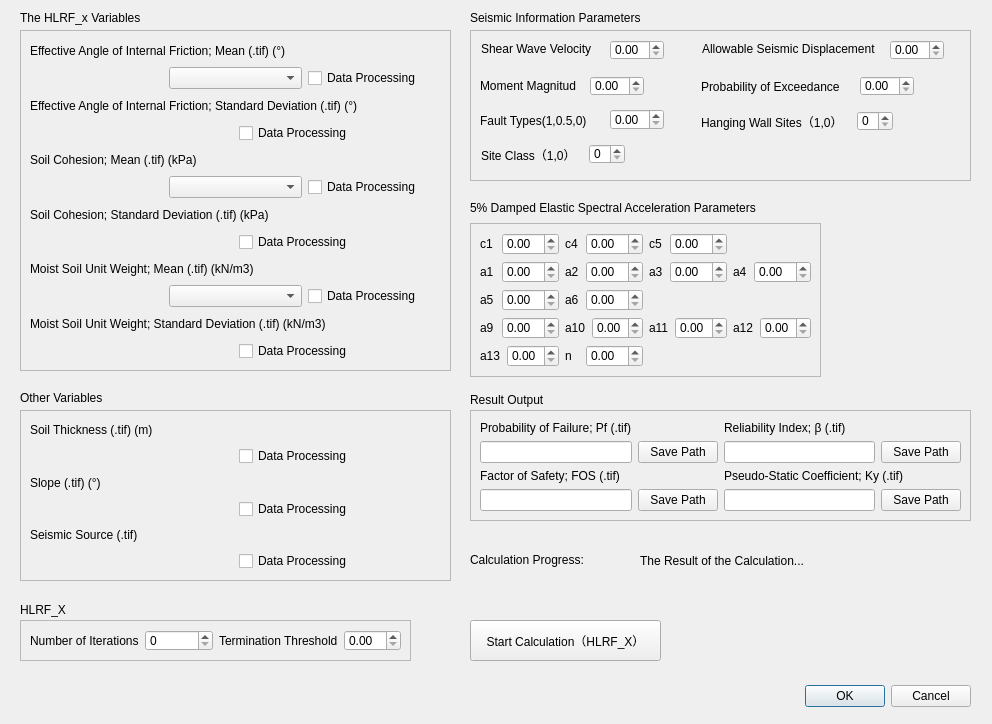
<?xml version="1.0" encoding="UTF-8"?>
<ui version="4.0">
 <author>TongBin</author>
 <class>Qu_Yu_Hua_PoDialogBase</class>
 <widget class="QDialog" name="Qu_Yu_Hua_PoDialogBase">
  <property name="geometry">
   <rect>
    <x>0</x>
    <y>0</y>
    <width>992</width>
    <height>724</height>
   </rect>
  </property>
  <property name="windowTitle">
   <string>QGIS_FORM</string>
  </property>
  <property name="locale">
   <locale language="English" country="UnitedKingdom"/>
  </property>
  <widget class="QDialogButtonBox" name="button_box">
   <property name="geometry">
    <rect>
     <x>790</x>
     <y>680</y>
     <width>181</width>
     <height>32</height>
    </rect>
   </property>
   <property name="orientation">
    <enum>Qt::Horizontal</enum>
   </property>
   <property name="standardButtons">
    <set>QDialogButtonBox::Cancel|QDialogButtonBox::Ok</set>
   </property>
  </widget>
  <widget class="QFrame" name="frame">
   <property name="geometry">
    <rect>
     <x>20</x>
     <y>30</y>
     <width>431</width>
     <height>341</height>
    </rect>
   </property>
   <property name="frameShape">
    <enum>QFrame::StyledPanel</enum>
   </property>
   <property name="frameShadow">
    <enum>QFrame::Raised</enum>
   </property>
   <layout class="QGridLayout" name="gridLayout_4">
    <item row="0" column="0">
     <layout class="QVBoxLayout" name="verticalLayout_10">
      <item>
       <layout class="QVBoxLayout" name="verticalLayout">
        <item>
         <widget class="QLabel" name="label">
          <property name="text">
           <string>Effective Angle of Internal Friction; Mean (.tif) (°)</string>
          </property>
          <property name="textFormat">
           <enum>Qt::AutoText</enum>
          </property>
         </widget>
        </item>
        <item>
         <layout class="QHBoxLayout" name="horizontalLayout">
          <item>
           <widget class="QgsFileWidget" name="mQgsFileWidget"/>
          </item>
          <item>
           <widget class="QComboBox" name="comboBox_phi"/>
          </item>
          <item>
           <widget class="QCheckBox" name="checkBox">
            <property name="text">
             <string>Data Processing</string>
            </property>
           </widget>
          </item>
         </layout>
        </item>
       </layout>
      </item>
      <item>
       <layout class="QVBoxLayout" name="verticalLayout_2">
        <item>
         <widget class="QLabel" name="label_3">
          <property name="text">
           <string>Effective Angle of Internal Friction; Standard Deviation (.tif) (°)</string>
          </property>
         </widget>
        </item>
        <item>
         <layout class="QHBoxLayout" name="horizontalLayout_2">
          <item>
           <widget class="QgsFileWidget" name="mQgsFileWidget_2"/>
          </item>
          <item>
           <widget class="QCheckBox" name="checkBox_2">
            <property name="text">
             <string>Data Processing</string>
            </property>
           </widget>
          </item>
         </layout>
        </item>
       </layout>
      </item>
      <item>
       <layout class="QVBoxLayout" name="verticalLayout_3">
        <item>
         <widget class="QLabel" name="label_4">
          <property name="text">
           <string>Soil Cohesion; Mean (.tif) (kPa)</string>
          </property>
         </widget>
        </item>
        <item>
         <layout class="QHBoxLayout" name="horizontalLayout_3">
          <item>
           <widget class="QgsFileWidget" name="mQgsFileWidget_3"/>
          </item>
          <item>
           <widget class="QComboBox" name="comboBox_c"/>
          </item>
          <item>
           <widget class="QCheckBox" name="checkBox_3">
            <property name="text">
             <string>Data Processing</string>
            </property>
           </widget>
          </item>
         </layout>
        </item>
       </layout>
      </item>
      <item>
       <layout class="QVBoxLayout" name="verticalLayout_4">
        <item>
         <widget class="QLabel" name="label_5">
          <property name="text">
           <string>Soil Cohesion; Standard Deviation (.tif) (kPa)</string>
          </property>
         </widget>
        </item>
        <item>
         <layout class="QHBoxLayout" name="horizontalLayout_4">
          <item>
           <widget class="QgsFileWidget" name="mQgsFileWidget_4"/>
          </item>
          <item>
           <widget class="QCheckBox" name="checkBox_4">
            <property name="text">
             <string>Data Processing</string>
            </property>
           </widget>
          </item>
         </layout>
        </item>
       </layout>
      </item>
      <item>
       <layout class="QVBoxLayout" name="verticalLayout_6">
        <item>
         <widget class="QLabel" name="label_7">
          <property name="text">
           <string>Moist Soil Unit Weight; Mean (.tif) (kN/m3)</string>
          </property>
         </widget>
        </item>
        <item>
         <layout class="QHBoxLayout" name="horizontalLayout_6">
          <item>
           <widget class="QgsFileWidget" name="mQgsFileWidget_6"/>
          </item>
          <item>
           <widget class="QComboBox" name="comboBox_suw"/>
          </item>
          <item>
           <widget class="QCheckBox" name="checkBox_6">
            <property name="text">
             <string>Data Processing</string>
            </property>
           </widget>
          </item>
         </layout>
        </item>
       </layout>
      </item>
      <item>
       <layout class="QVBoxLayout" name="verticalLayout_5">
        <item>
         <widget class="QLabel" name="label_6">
          <property name="text">
           <string>Moist Soil Unit Weight; Standard Deviation (.tif) (kN/m3)</string>
          </property>
         </widget>
        </item>
        <item>
         <layout class="QHBoxLayout" name="horizontalLayout_5">
          <item>
           <widget class="QgsFileWidget" name="mQgsFileWidget_5"/>
          </item>
          <item>
           <widget class="QCheckBox" name="checkBox_5">
            <property name="text">
             <string>Data Processing</string>
            </property>
           </widget>
          </item>
         </layout>
        </item>
       </layout>
      </item>
     </layout>
    </item>
   </layout>
  </widget>
  <widget class="QFrame" name="frame_2">
   <property name="geometry">
    <rect>
     <x>470</x>
     <y>30</y>
     <width>501</width>
     <height>151</height>
    </rect>
   </property>
   <property name="frameShape">
    <enum>QFrame::StyledPanel</enum>
   </property>
   <property name="frameShadow">
    <enum>QFrame::Raised</enum>
   </property>
   <widget class="QDoubleSpinBox" name="doubleSpinBox">
    <property name="geometry">
     <rect>
      <x>120</x>
      <y>46</y>
      <width>54</width>
      <height>20</height>
     </rect>
    </property>
   </widget>
   <widget class="QLabel" name="label_13">
    <property name="geometry">
     <rect>
      <x>10</x>
      <y>40</y>
      <width>96</width>
      <height>31</height>
     </rect>
    </property>
    <property name="text">
     <string>Moment Magnitude</string>
    </property>
   </widget>
   <widget class="QDoubleSpinBox" name="doubleSpinBox_4">
    <property name="geometry">
     <rect>
      <x>140</x>
      <y>10</y>
      <width>54</width>
      <height>20</height>
     </rect>
    </property>
   </widget>
   <widget class="QLabel" name="label_16">
    <property name="geometry">
     <rect>
      <x>11</x>
      <y>11</y>
      <width>114</width>
      <height>16</height>
     </rect>
    </property>
    <property name="text">
     <string>Shear Wave Velocity</string>
    </property>
   </widget>
   <widget class="QDoubleSpinBox" name="doubleSpinBox_5">
    <property name="geometry">
     <rect>
      <x>140</x>
      <y>79</y>
      <width>54</width>
      <height>21</height>
     </rect>
    </property>
   </widget>
   <widget class="QLabel" name="label_17">
    <property name="geometry">
     <rect>
      <x>10</x>
      <y>80</y>
      <width>120</width>
      <height>21</height>
     </rect>
    </property>
    <property name="text">
     <string>Fault Types(1,0.5,0)</string>
    </property>
   </widget>
   <widget class="QLabel" name="label_18">
    <property name="geometry">
     <rect>
      <x>11</x>
      <y>114</y>
      <width>102</width>
      <height>21</height>
     </rect>
    </property>
    <property name="text">
     <string>Site Class（1,0）</string>
    </property>
   </widget>
   <widget class="QSpinBox" name="spinBox_2">
    <property name="geometry">
     <rect>
      <x>119</x>
      <y>114</y>
      <width>36</width>
      <height>20</height>
     </rect>
    </property>
   </widget>
   <widget class="QDoubleSpinBox" name="doubleSpinBox_2">
    <property name="geometry">
     <rect>
      <x>420</x>
      <y>10</y>
      <width>54</width>
      <height>20</height>
     </rect>
    </property>
   </widget>
   <widget class="QLabel" name="label_14">
    <property name="geometry">
     <rect>
      <x>232</x>
      <y>11</y>
      <width>180</width>
      <height>16</height>
     </rect>
    </property>
    <property name="text">
     <string>Allowable Seismic Displacement</string>
    </property>
   </widget>
   <widget class="QLabel" name="label_15">
    <property name="geometry">
     <rect>
      <x>231</x>
      <y>41</y>
      <width>150</width>
      <height>31</height>
     </rect>
    </property>
    <property name="text">
     <string>Probability of Exceedance</string>
    </property>
   </widget>
   <widget class="QDoubleSpinBox" name="doubleSpinBox_3">
    <property name="geometry">
     <rect>
      <x>390</x>
      <y>46</y>
      <width>54</width>
      <height>20</height>
     </rect>
    </property>
   </widget>
   <widget class="QLabel" name="label_38">
    <property name="geometry">
     <rect>
      <x>231</x>
      <y>81</y>
      <width>150</width>
      <height>21</height>
     </rect>
    </property>
    <property name="text">
     <string>Hanging Wall Sites（1,0）</string>
    </property>
   </widget>
   <widget class="QSpinBox" name="spinBox_4">
    <property name="geometry">
     <rect>
      <x>387</x>
      <y>81</y>
      <width>36</width>
      <height>20</height>
     </rect>
    </property>
   </widget>
  </widget>
  <widget class="QFrame" name="frame_3">
   <property name="geometry">
    <rect>
     <x>20</x>
     <y>620</y>
     <width>391</width>
     <height>41</height>
    </rect>
   </property>
   <property name="frameShape">
    <enum>QFrame::StyledPanel</enum>
   </property>
   <property name="frameShadow">
    <enum>QFrame::Raised</enum>
   </property>
   <layout class="QGridLayout" name="gridLayout_2">
    <item row="0" column="1">
     <layout class="QHBoxLayout" name="horizontalLayout_34">
      <item>
       <widget class="QLabel" name="label_39">
        <property name="text">
         <string>Termination Threshold</string>
        </property>
       </widget>
      </item>
      <item>
       <widget class="QDoubleSpinBox" name="doubleSpinBox_23"/>
      </item>
     </layout>
    </item>
    <item row="0" column="0">
     <layout class="QHBoxLayout" name="horizontalLayout_32">
      <item>
       <widget class="QLabel" name="label_37">
        <property name="text">
         <string>Number of Iterations</string>
        </property>
       </widget>
      </item>
      <item>
       <widget class="QSpinBox" name="spinBox"/>
      </item>
     </layout>
    </item>
   </layout>
  </widget>
  <widget class="QLabel" name="label_19">
   <property name="geometry">
    <rect>
     <x>640</x>
     <y>530</y>
     <width>281</width>
     <height>61</height>
    </rect>
   </property>
   <property name="text">
    <string>The Result of the Calculation...</string>
   </property>
  </widget>
  <widget class="QLabel" name="label_41">
   <property name="geometry">
    <rect>
     <x>470</x>
     <y>390</y>
     <width>81</width>
     <height>20</height>
    </rect>
   </property>
   <property name="text">
    <string>Result Output</string>
   </property>
  </widget>
  <widget class="QLabel" name="label_20">
   <property name="geometry">
    <rect>
     <x>470</x>
     <y>200</y>
     <width>381</width>
     <height>16</height>
    </rect>
   </property>
   <property name="text">
    <string>5% Damped Elastic Spectral Acceleration Parameters</string>
   </property>
  </widget>
  <widget class="QLabel" name="label_2">
   <property name="geometry">
    <rect>
     <x>470</x>
     <y>10</y>
     <width>191</width>
     <height>16</height>
    </rect>
   </property>
   <property name="text">
    <string>Seismic Information Parameters</string>
   </property>
  </widget>
  <widget class="QFrame" name="frame_4">
   <property name="geometry">
    <rect>
     <x>470</x>
     <y>223</y>
     <width>351</width>
     <height>154</height>
    </rect>
   </property>
   <property name="frameShape">
    <enum>QFrame::StyledPanel</enum>
   </property>
   <property name="frameShadow">
    <enum>QFrame::Raised</enum>
   </property>
   <layout class="QGridLayout" name="gridLayout">
    <item row="0" column="0">
     <layout class="QHBoxLayout" name="horizontalLayout_17">
      <item>
       <widget class="QLabel" name="label_21">
        <property name="text">
         <string>c1</string>
        </property>
       </widget>
      </item>
      <item>
       <widget class="QDoubleSpinBox" name="doubleSpinBox_8"/>
      </item>
     </layout>
    </item>
    <item row="0" column="1">
     <layout class="QHBoxLayout" name="horizontalLayout_18">
      <item>
       <widget class="QLabel" name="label_22">
        <property name="text">
         <string>c4</string>
        </property>
       </widget>
      </item>
      <item>
       <widget class="QDoubleSpinBox" name="doubleSpinBox_9"/>
      </item>
     </layout>
    </item>
    <item row="0" column="2">
     <layout class="QHBoxLayout" name="horizontalLayout_26">
      <item>
       <widget class="QLabel" name="label_30">
        <property name="text">
         <string>c5</string>
        </property>
       </widget>
      </item>
      <item>
       <widget class="QDoubleSpinBox" name="doubleSpinBox_17"/>
      </item>
     </layout>
    </item>
    <item row="1" column="0">
     <layout class="QHBoxLayout" name="horizontalLayout_25">
      <item>
       <widget class="QLabel" name="label_29">
        <property name="text">
         <string>a1</string>
        </property>
       </widget>
      </item>
      <item>
       <widget class="QDoubleSpinBox" name="doubleSpinBox_16"/>
      </item>
     </layout>
    </item>
    <item row="1" column="1">
     <layout class="QHBoxLayout" name="horizontalLayout_24">
      <item>
       <widget class="QLabel" name="label_28">
        <property name="text">
         <string>a2</string>
        </property>
       </widget>
      </item>
      <item>
       <widget class="QDoubleSpinBox" name="doubleSpinBox_15"/>
      </item>
     </layout>
    </item>
    <item row="1" column="2">
     <layout class="QHBoxLayout" name="horizontalLayout_23">
      <item>
       <widget class="QLabel" name="label_27">
        <property name="text">
         <string>a3</string>
        </property>
       </widget>
      </item>
      <item>
       <widget class="QDoubleSpinBox" name="doubleSpinBox_14"/>
      </item>
     </layout>
    </item>
    <item row="1" column="3">
     <layout class="QHBoxLayout" name="horizontalLayout_16">
      <item>
       <widget class="QLabel" name="label_26">
        <property name="text">
         <string>a4</string>
        </property>
       </widget>
      </item>
      <item>
       <widget class="QDoubleSpinBox" name="doubleSpinBox_13"/>
      </item>
     </layout>
    </item>
    <item row="2" column="0">
     <layout class="QHBoxLayout" name="horizontalLayout_21">
      <item>
       <widget class="QLabel" name="label_25">
        <property name="text">
         <string>a5</string>
        </property>
       </widget>
      </item>
      <item>
       <widget class="QDoubleSpinBox" name="doubleSpinBox_12"/>
      </item>
     </layout>
    </item>
    <item row="2" column="1">
     <layout class="QHBoxLayout" name="horizontalLayout_20">
      <item>
       <widget class="QLabel" name="label_24">
        <property name="text">
         <string>a6</string>
        </property>
       </widget>
      </item>
      <item>
       <widget class="QDoubleSpinBox" name="doubleSpinBox_11"/>
      </item>
     </layout>
    </item>
    <item row="3" column="0">
     <layout class="QHBoxLayout" name="horizontalLayout_19">
      <item>
       <widget class="QLabel" name="label_23">
        <property name="text">
         <string>a9</string>
        </property>
       </widget>
      </item>
      <item>
       <widget class="QDoubleSpinBox" name="doubleSpinBox_10"/>
      </item>
     </layout>
    </item>
    <item row="3" column="1">
     <layout class="QHBoxLayout" name="horizontalLayout_27">
      <item>
       <widget class="QLabel" name="label_31">
        <property name="text">
         <string>a10</string>
        </property>
       </widget>
      </item>
      <item>
       <widget class="QDoubleSpinBox" name="doubleSpinBox_18"/>
      </item>
     </layout>
    </item>
    <item row="3" column="2">
     <layout class="QHBoxLayout" name="horizontalLayout_30">
      <item>
       <widget class="QLabel" name="label_34">
        <property name="text">
         <string>a11</string>
        </property>
       </widget>
      </item>
      <item>
       <widget class="QDoubleSpinBox" name="doubleSpinBox_21"/>
      </item>
     </layout>
    </item>
    <item row="3" column="3">
     <layout class="QHBoxLayout" name="horizontalLayout_28">
      <item>
       <widget class="QLabel" name="label_32">
        <property name="text">
         <string>a12</string>
        </property>
       </widget>
      </item>
      <item>
       <widget class="QDoubleSpinBox" name="doubleSpinBox_19"/>
      </item>
     </layout>
    </item>
    <item row="4" column="0">
     <layout class="QHBoxLayout" name="horizontalLayout_29">
      <item>
       <widget class="QLabel" name="label_33">
        <property name="text">
         <string>a13</string>
        </property>
       </widget>
      </item>
      <item>
       <widget class="QDoubleSpinBox" name="doubleSpinBox_20"/>
      </item>
     </layout>
    </item>
    <item row="4" column="1">
     <layout class="QHBoxLayout" name="horizontalLayout_31">
      <item>
       <widget class="QLabel" name="label_35">
        <property name="text">
         <string>n</string>
        </property>
       </widget>
      </item>
      <item>
       <widget class="QDoubleSpinBox" name="doubleSpinBox_22"/>
      </item>
     </layout>
    </item>
   </layout>
  </widget>
  <widget class="QLabel" name="label_36">
   <property name="geometry">
    <rect>
     <x>20</x>
     <y>600</y>
     <width>71</width>
     <height>20</height>
    </rect>
   </property>
   <property name="text">
    <string>HLRF_X</string>
   </property>
  </widget>
  <widget class="QLabel" name="label_12">
   <property name="geometry">
    <rect>
     <x>20</x>
     <y>390</y>
     <width>101</width>
     <height>16</height>
    </rect>
   </property>
   <property name="text">
    <string>Other Variables</string>
   </property>
  </widget>
  <widget class="QLabel" name="label_11">
   <property name="geometry">
    <rect>
     <x>20</x>
     <y>10</y>
     <width>131</width>
     <height>16</height>
    </rect>
   </property>
   <property name="text">
    <string>The HLRF_x Variables</string>
   </property>
   <property name="textFormat">
    <enum>Qt::AutoText</enum>
   </property>
   <property name="scaledContents">
    <bool>false</bool>
   </property>
   <property name="wordWrap">
    <bool>false</bool>
   </property>
   <property name="margin">
    <number>0</number>
   </property>
   <property name="openExternalLinks">
    <bool>false</bool>
   </property>
  </widget>
  <widget class="QFrame" name="frame_5">
   <property name="geometry">
    <rect>
     <x>20</x>
     <y>410</y>
     <width>431</width>
     <height>171</height>
    </rect>
   </property>
   <property name="frameShape">
    <enum>QFrame::StyledPanel</enum>
   </property>
   <property name="frameShadow">
    <enum>QFrame::Raised</enum>
   </property>
   <layout class="QGridLayout" name="gridLayout_5">
    <item row="0" column="0">
     <layout class="QVBoxLayout" name="verticalLayout_7">
      <item>
       <widget class="QLabel" name="label_8">
        <property name="text">
         <string>Soil Thickness (.tif) (m)</string>
        </property>
       </widget>
      </item>
      <item>
       <layout class="QHBoxLayout" name="horizontalLayout_7">
        <item>
         <widget class="QgsFileWidget" name="mQgsFileWidget_7"/>
        </item>
        <item>
         <widget class="QCheckBox" name="checkBox_7">
          <property name="text">
           <string>Data Processing</string>
          </property>
         </widget>
        </item>
       </layout>
      </item>
     </layout>
    </item>
    <item row="1" column="0">
     <layout class="QVBoxLayout" name="verticalLayout_8">
      <item>
       <widget class="QLabel" name="label_9">
        <property name="text">
         <string>Slope (.tif) (°)</string>
        </property>
       </widget>
      </item>
      <item>
       <layout class="QHBoxLayout" name="horizontalLayout_8">
        <item>
         <widget class="QgsFileWidget" name="mQgsFileWidget_8"/>
        </item>
        <item>
         <widget class="QCheckBox" name="checkBox_8">
          <property name="text">
           <string>Data Processing</string>
          </property>
         </widget>
        </item>
       </layout>
      </item>
     </layout>
    </item>
    <item row="2" column="0">
     <layout class="QVBoxLayout" name="verticalLayout_9">
      <item>
       <widget class="QLabel" name="label_10">
        <property name="text">
         <string>Seismic Source (.tif)</string>
        </property>
       </widget>
      </item>
      <item>
       <layout class="QHBoxLayout" name="horizontalLayout_9">
        <item>
         <widget class="QgsFileWidget" name="mQgsFileWidget_9"/>
        </item>
        <item>
         <widget class="QCheckBox" name="checkBox_9">
          <property name="text">
           <string>Data Processing</string>
          </property>
         </widget>
        </item>
       </layout>
      </item>
     </layout>
    </item>
   </layout>
  </widget>
  <widget class="QFrame" name="frame_6">
   <property name="geometry">
    <rect>
     <x>470</x>
     <y>410</y>
     <width>501</width>
     <height>111</height>
    </rect>
   </property>
   <property name="frameShape">
    <enum>QFrame::StyledPanel</enum>
   </property>
   <property name="frameShadow">
    <enum>QFrame::Raised</enum>
   </property>
   <layout class="QGridLayout" name="gridLayout_6">
    <item row="0" column="0">
     <layout class="QVBoxLayout" name="verticalLayout_11">
      <item>
       <widget class="QLabel" name="label_40">
        <property name="text">
         <string>Probability of Failure; Pf (.tif)</string>
        </property>
       </widget>
      </item>
      <item>
       <layout class="QHBoxLayout" name="horizontalLayout_22">
        <item>
         <widget class="QLineEdit" name="lineEdit"/>
        </item>
        <item>
         <widget class="QPushButton" name="pushButton">
          <property name="text">
           <string>Save Path</string>
          </property>
         </widget>
        </item>
       </layout>
      </item>
     </layout>
    </item>
    <item row="0" column="1">
     <layout class="QVBoxLayout" name="verticalLayout_12">
      <item>
       <widget class="QLabel" name="label_42">
        <property name="text">
         <string>Reliability Index; β (.tif)</string>
        </property>
       </widget>
      </item>
      <item>
       <layout class="QHBoxLayout" name="horizontalLayout_35">
        <item>
         <widget class="QLineEdit" name="lineEdit_2"/>
        </item>
        <item>
         <widget class="QPushButton" name="pushButton_2">
          <property name="text">
           <string>Save Path</string>
          </property>
         </widget>
        </item>
       </layout>
      </item>
     </layout>
    </item>
    <item row="1" column="0">
     <layout class="QVBoxLayout" name="verticalLayout_13">
      <item>
       <widget class="QLabel" name="label_43">
        <property name="text">
         <string>Factor of Safety; FOS (.tif)</string>
        </property>
       </widget>
      </item>
      <item>
       <layout class="QHBoxLayout" name="horizontalLayout_36">
        <item>
         <widget class="QLineEdit" name="lineEdit_3"/>
        </item>
        <item>
         <widget class="QPushButton" name="pushButton_3">
          <property name="text">
           <string>Save Path</string>
          </property>
         </widget>
        </item>
       </layout>
      </item>
     </layout>
    </item>
    <item row="1" column="1">
     <layout class="QVBoxLayout" name="verticalLayout_14">
      <item>
       <widget class="QLabel" name="label_44">
        <property name="text">
         <string>Pseudo-Static Coefficient; Ky (.tif)</string>
        </property>
       </widget>
      </item>
      <item>
       <layout class="QHBoxLayout" name="horizontalLayout_37">
        <item>
         <widget class="QLineEdit" name="lineEdit_4"/>
        </item>
        <item>
         <widget class="QPushButton" name="pushButton_4">
          <property name="text">
           <string>Save Path</string>
          </property>
         </widget>
        </item>
       </layout>
      </item>
     </layout>
    </item>
   </layout>
  </widget>
  <widget class="QLabel" name="label_45">
   <property name="geometry">
    <rect>
     <x>470</x>
     <y>550</y>
     <width>131</width>
     <height>20</height>
    </rect>
   </property>
   <property name="text">
    <string>Calculation Progress:</string>
   </property>
  </widget>
  <widget class="QPushButton" name="pushButton_HLRF_maerkang">
   <property name="geometry">
    <rect>
     <x>470</x>
     <y>620</y>
     <width>191</width>
     <height>41</height>
    </rect>
   </property>
   <property name="text">
    <string>Start Calculation（HLRF_X）</string>
   </property>
  </widget>
  <zorder>frame_2</zorder>
  <zorder>frame</zorder>
  <zorder>button_box</zorder>
  <zorder>frame_3</zorder>
  <zorder>label_19</zorder>
  <zorder>label_41</zorder>
  <zorder>label_20</zorder>
  <zorder>label_2</zorder>
  <zorder>frame_4</zorder>
  <zorder>label_36</zorder>
  <zorder>label_12</zorder>
  <zorder>label_11</zorder>
  <zorder>frame_5</zorder>
  <zorder>frame_6</zorder>
  <zorder>label_45</zorder>
  <zorder>pushButton_HLRF_maerkang</zorder>
 </widget>
 <customwidgets>
  <customwidget>
   <class>QgsFileWidget</class>
   <extends>QWidget</extends>
   <header>qgsfilewidget.h</header>
  </customwidget>
 </customwidgets>
 <resources/>
 <connections>
  <connection>
   <sender>button_box</sender>
   <signal>accepted()</signal>
   <receiver>Qu_Yu_Hua_PoDialogBase</receiver>
   <slot>accept()</slot>
   <hints>
    <hint type="sourcelabel">
     <x>20</x>
     <y>20</y>
    </hint>
    <hint type="destinationlabel">
     <x>20</x>
     <y>20</y>
    </hint>
   </hints>
  </connection>
  <connection>
   <sender>button_box</sender>
   <signal>rejected()</signal>
   <receiver>Qu_Yu_Hua_PoDialogBase</receiver>
   <slot>reject()</slot>
   <hints>
    <hint type="sourcelabel">
     <x>20</x>
     <y>20</y>
    </hint>
    <hint type="destinationlabel">
     <x>20</x>
     <y>20</y>
    </hint>
   </hints>
  </connection>
 </connections>
</ui>
